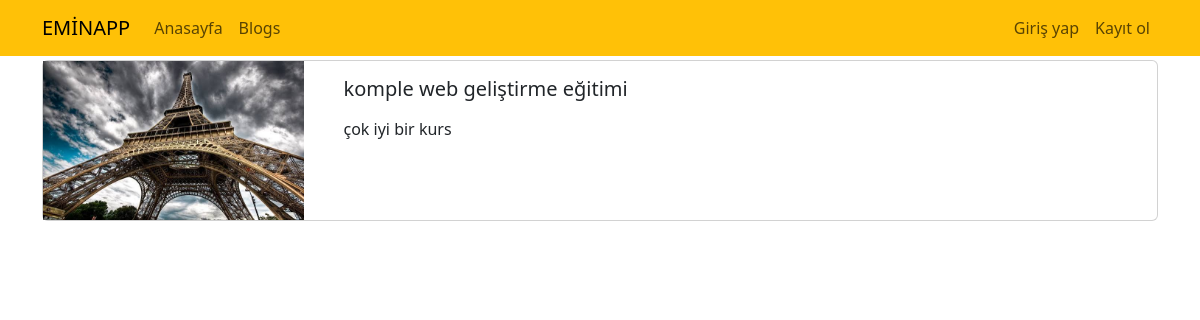
Page /blogs/komple-web-gelistirme-egitimi on the earlier database version.
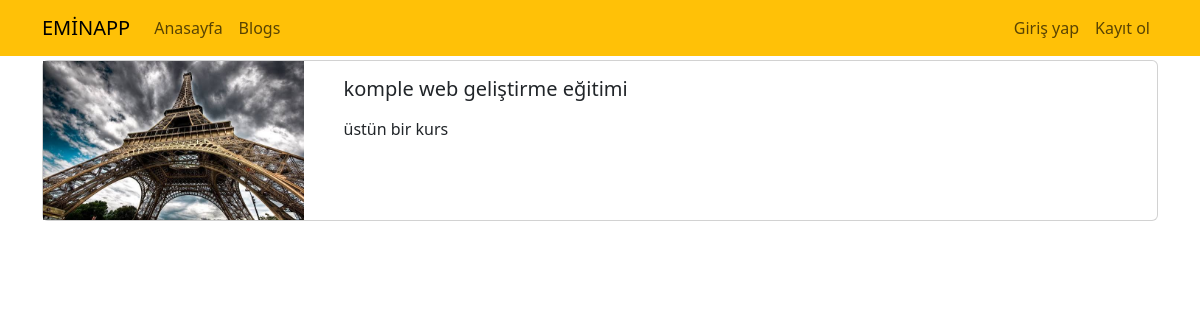
Same page on the later database version.
### blogapp/blog/models.py (models this page shows, shortened)
class Blog(models.Model):
    title = models.CharField(max_length=200)
    image = models.ImageField(upload_to="blogs")
    description = RichTextField()
    is_active = models.BooleanField(default=False)
    is_home = models.BooleanField(default=False)
    slug = models.SlugField(null=False, blank=True,
                            unique=True, db_index=True, editable=False)
    categories = models.ManyToManyField(Category, blank=True)

### blogapp/blog/views.py (the view)
# urls.py: path('blogs/<slug:slug>', views.blogs_details, name="blogs_details"),
def blogs_details(request, slug):
    blog = Blog.objects.get(slug=slug)
    return render(request, 'blogs-details.html', {
        "blog": blog
    })

### blogapp/blog/templates/blogs-details.html (shortened to what this page needs)
{% extends "base.html" %}
{% block content %}
<div class="container mt-1">
            <div class="col-12">
                <div class="card mb-3">
    <div class="row">
        <div class="col-md-3">
            <img src="{{ blog.image.url }}" alt="" class="img-fluid">
        </div>
            <div class="col-md-9">
                <div class="card-body">
                    <h5 class="card-title">
                        {{ blog.title }}
                    </h5>
                    <p class="card-text">{{ blog.description|safe }}</p>
                </div>
            </div>
    </div>
</div>
            </div>
    </div>
{% endblock %}

### templates/base.html (shortened to what this page needs)
{% load static %}
<!DOCTYPE html>
<html lang="en">
<head>
    <link rel="stylesheet" href="{% static 'css/bootstrap.css' %}">
    <link rel="stylesheet" href="{% static 'css/base.css' %}">
</head>
<body>
    {% include 'partials/_navbar.html' %}
    {% block content %}{% endblock %}
</body>
</html>

### templates/partials/_navbar.html
<nav class="navbar navbar-light bg-warning navbar-expand-lg">
        <div class="container">
            <a class="navbar-brand" href="{% url 'home' %}">EMİNAPP</a>
            <ul class="navbar-nav me-auto">
                <li class="nav-item">
                    <a class="nav-link" href="{% url 'home' %}">Anasayfa</a>
                </li>
                <li class="nav-item">
                    <a class="nav-link" href="{% url 'blogs' %}">Blogs</a>
                </li>
            </ul>
                <ul class="navbar-nav ms-auto">
                    {% if user.is_authenticated %}
                    <li class="nav-item">
                        <a class="nav-link" href="">HOŞGELDİNİZ</a>
                    </li>
                    <li class="nav-item">
                        <a class="nav-link" href="{% url "Çıkış" %}">Çıkış yap</a>
                    </li>
                    {% else %}
                    <li class="nav-item">
                        <a class="nav-link" href="{% url "Giriş" %}">Giriş yap</a>
                    </li>
                    <li class="nav-item">
                        <a class="nav-link" href="{% url "Kayıt" %}">Kayıt ol</a>
                    </li>
                    {% endif %}
                </ul>
        </div>
    </nav>

Differences in the rows shown:
changed Blog "komple web geliştirme eğitimi": description "çok iyi bir kurs" → "üstün bir kurs"
